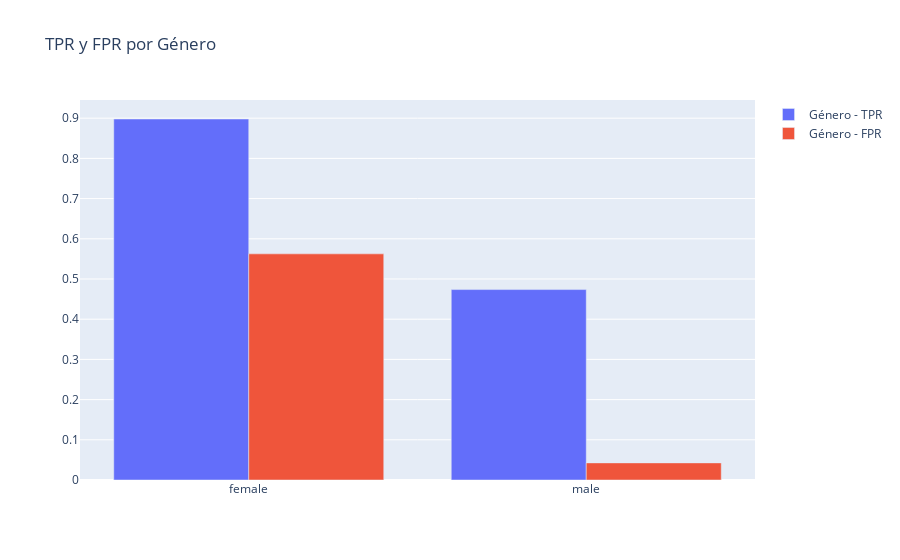
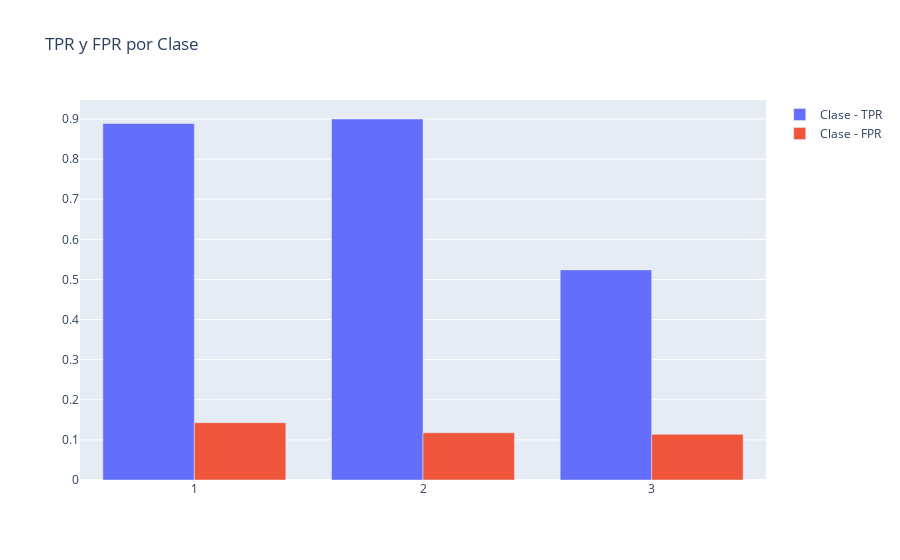
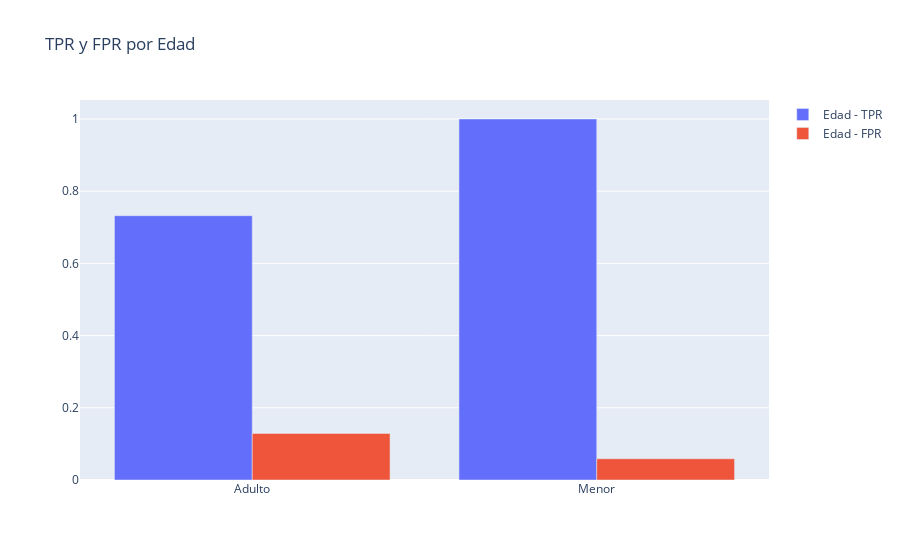

The notebook cell these images were saved under, in order:
### Markdown cell above
3. ODDS EQUALIZADOS (Equalized Odds)

### Code cell
from fairlearn.metrics import false_positive_rate

print("=== ODDS EQUALIZADOS (Equalized Odds) ===")
for nombre, grupo in grupos.items():
    mf = MetricFrame(
        metrics={"TPR": true_positive_rate, "FPR": false_positive_rate},
        y_true=y_val_rf, y_pred=y_pred_bin, sensitive_features=grupo
    )
    print("TPR y FPR por grupo:")
    print(mf.by_group)
    # Visualización
    fig = go.Figure()
    fig.add_trace(go.Bar(x=list(mf.by_group.index), y=mf.by_group["TPR"], name=f"{nombre} - TPR"))
    fig.add_trace(go.Bar(x=list(mf.by_group.index), y=mf.by_group["FPR"], name=f"{nombre} - FPR"))
    fig.update_layout(title=f"TPR y FPR por {nombre}", barmode='group')
    fig.show()

### Figure 1 — Plotly figure (JSON) as saved in the notebook; plotly's stock layout.template omitted (floating-point values rounded to 4 significant figures)
{"data": [{"name": "Género - TPR", "type": "bar", "x": ["female", "male"], "y": [0.898, 0.4737]}, {"name": "Género - FPR", "type": "bar", "x": ["female", "male"], "y": [0.5625, 0.04255]}], "layout": {"barmode": "group", "title": {"text": "TPR y FPR por Género"}}}

### Figure 2 — Plotly figure (JSON) as saved in the notebook; plotly's stock layout.template omitted (floating-point values rounded to 4 significant figures)
{"data": [{"name": "Clase - TPR", "type": "bar", "x": [1, 2, 3], "y": [0.8889, 0.9, 0.5238]}, {"name": "Clase - FPR", "type": "bar", "x": [1, 2, 3], "y": [0.1429, 0.1176, 0.1139]}], "layout": {"barmode": "group", "title": {"text": "TPR y FPR por Clase"}}}

### Figure 3 — Plotly figure (JSON) as saved in the notebook; plotly's stock layout.template omitted (floating-point values rounded to 4 significant figures)
{"data": [{"name": "Edad - TPR", "type": "bar", "x": ["Adulto", "Menor"], "y": [0.7321, 1.0]}, {"name": "Edad - FPR", "type": "bar", "x": ["Adulto", "Menor"], "y": [0.129, 0.05882]}], "layout": {"barmode": "group", "title": {"text": "TPR y FPR por Edad"}}}
